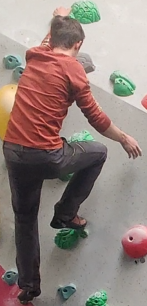
#> input picture Person Recognition Testing/Test Images/Screenshot 2024-04-27 124901.png, 147 x 306 px, found by its file name
$ python 'Person Recognition2.py'
#> lines starting #> are read from the running program, lines starting #| are printed output that depends on the picture
import cv2
import numpy as np
import os

# Step 2: Feature Extraction using SIFT
def extract_sift_features(image):
    gray_image = cv2.cvtColor(image, cv2.COLOR_BGR2GRAY)
    sift = cv2.SIFT_create()
    keypoints, descriptors = sift.detectAndCompute(gray_image, None)
    return keypoints, descriptors

# Step 3: Comparison with Stored Images (SIFT Matching)
def compare_with_stored_images_sift(detected_descriptors, stored_descriptors):
    bf = cv2.BFMatcher()
    best_match_id = None
    best_similarity = float('-inf')

    for stored_id, stored_descriptor in stored_descriptors.items():
        similarity_sum = 0
        detected_hist = detected_descriptors
        stored_hist = stored_descriptor
        matches = bf.knnMatch(detected_hist, stored_hist, k=2)
        good_matches = [m for m, n in matches if m.distance < 0.75 * n.distance]
        similarity_sum += len(good_matches)

        # Calculate overall similarity as the sum of individual region similarities
        similarity = similarity_sum / 4

        if similarity > best_similarity:
            best_similarity = similarity
            best_match_id = stored_id

    return best_match_id

def load_stored_image(image_path):
    try:
        image = cv2.imread(image_path, cv2.IMREAD_COLOR)  # Load image in color
        if image is None:
            print(f"Error loading image from {image_path}")
            return None
        return image
    except Exception as e:
        print(f"Error loading image: {e}")
        return None


# Example usage
if __name__ == "__main__":
    # Load your frame and bounding box data
    frame = cv2.imread('C:/Users/Guy/Documents/PROJ300/Person Recognition Testing/Test Images/Screenshot 2024-04-27 124901.png')#Take in bbox of climber)
#> frame is the input picture: shape (306, 147, 3); mean B, G, R 124.7, 130, 145.8
    #detected_bbox = (x, y, w, h)  # Example bounding box

    #Load stored images and extract SIFT features
    stored_images_folder = 'C:/Users/Guy/Documents/PROJ300/Person Recognition Testing/Person Images'  # List of stored image IDs
    stored_descriptors = {}
    for image_filename in os.listdir(stored_images_folder):
        image_path = os.path.join(stored_images_folder, image_filename)
        stored_image = load_stored_image(image_path)
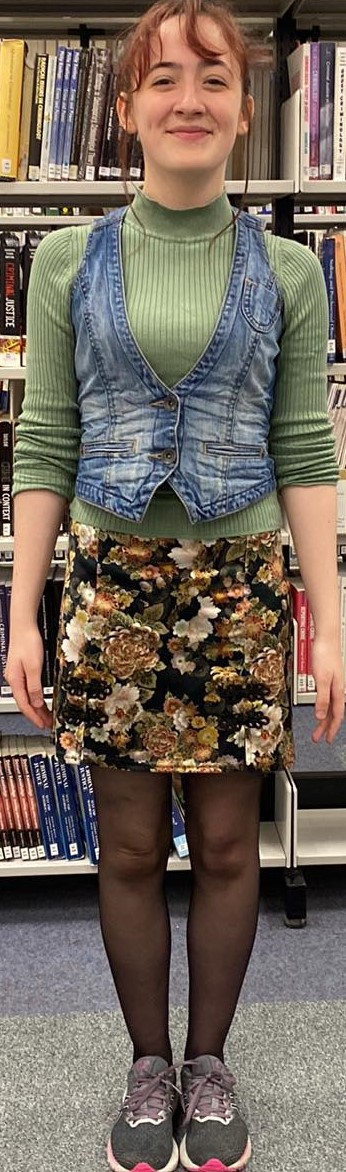
#> input picture Person Recognition Testing/Person Images/ID1.jpg, 346 x 1172 px, found by its file name
#> in load_stored_image, image is the input picture: shape (1172, 346, 3); mean B, G, R 91.4, 103, 115.6
        if stored_image is not None:
            _, stored_descriptor = extract_sift_features(stored_image)
#> in extract_sift_features, `gray_image = cv2.cvtColor(image, cv2.COLOR_BGR2GRAY)`:
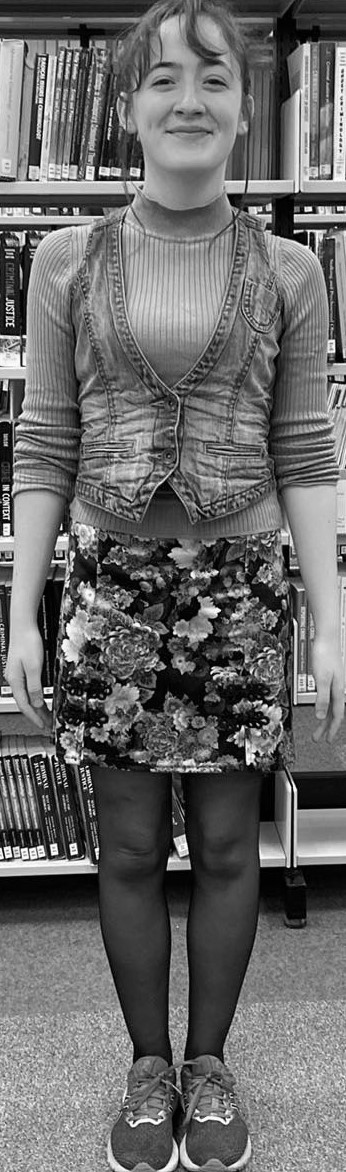
#> gray_image: shape (1172, 346); min 0, max 255, mean 105.4
#> in extract_sift_features, `keypoints, descriptors = sift.detectAndCompute(gray_image, None)`: keypoints = 5646 keypoints; strongest (x, y, size): (61, 529, 2), (341, 114, 2.1), (341, 124, 1.9), (295, 231, 2.7)
            stored_descriptors[image_filename] = stored_descriptor
        else:
            print(f"Skipping {image_filename} due to loading error.")

    # Extract SIFT features for the detected person
    detected_image = frame
    keypoints, detected_descriptor = extract_sift_features(detected_image)
#> in extract_sift_features (call 2), `gray_image = cv2.cvtColor(image, cv2.COLOR_BGR2GRAY)`:
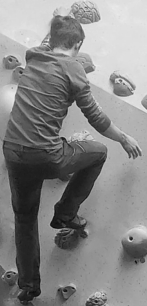
#> gray_image: shape (306, 147); min 10, max 242, mean 134.1
#> in extract_sift_features (call 2), `keypoints, descriptors = sift.detectAndCompute(gray_image, None)`: keypoints = 212 keypoints; strongest (x, y, size): (131, 238, 2.2), (63, 138, 2.4), (65, 32, 22.4), (16, 272, 2)
    detected_descriptors = detected_descriptor


    # Compare features and find the closest fit
    closest_fit_id = compare_with_stored_images_sift(detected_descriptors, stored_descriptors)
#> the loop in compare_with_stored_images_sift, `for stored_id, stored_descriptor in stored_descriptors.items():` made 1 pass
#> (stored_id, similarity_sum, matches, similarity, best_similarity, best_match_id) on pass 1: ('ID1.jpg', 0, 212 matches, 0, 0, 'ID1.jpg')
#> pass 1, in compare_with_stored_images_sift, `detected_hist = detected_descriptors`:
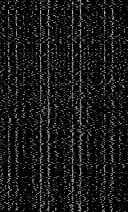
#> detected_hist: shape (212, 128) float32; min 0, max 199, mean 24.4
#> after the loop in compare_with_stored_images_sift, `for stored_id, stored_descriptor in stored_descriptors.items():`: best_similarity = 0
#> closest_fit_id = 'ID1.jpg'
    print(f"Detected person is most similar to ID {closest_fit_id}")
#| Detected person is most similar to ID ID1.jpg
